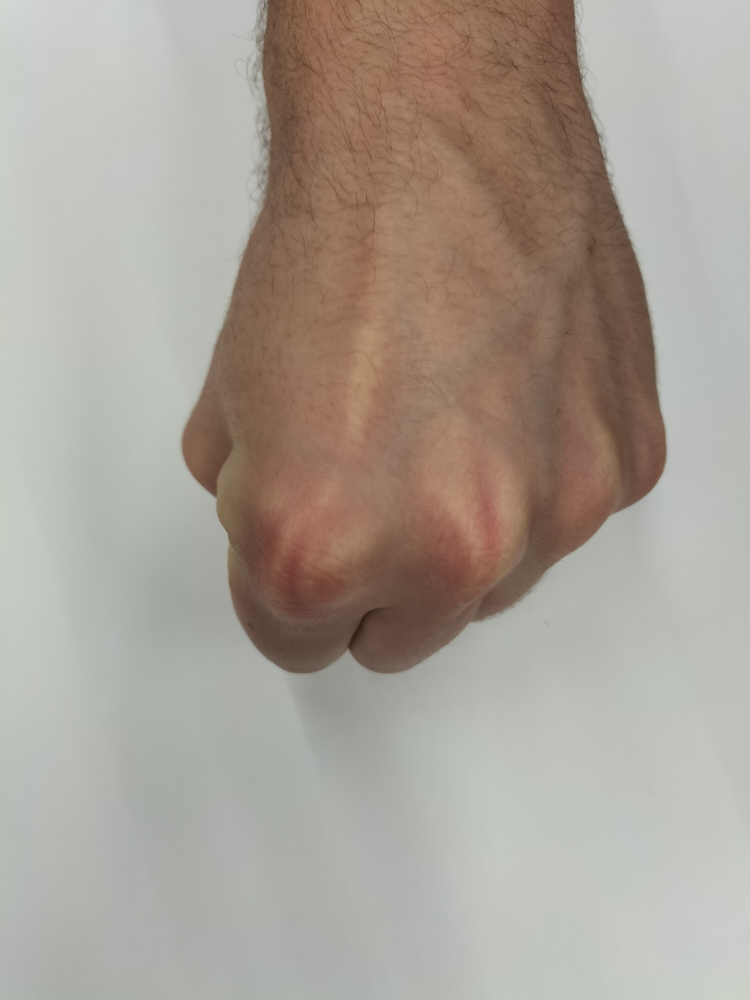
#> input picture IA/PROGRAMACION_DE_IA/ExplicacionsProfesor/Espacios_Color/imagenes/piedra.jpg, 3000 x 4000 px, found by its file name (shown at 1/4 size)
$ jupyter execute --allow-errors piedrapapeltijera.ipynb
#> lines starting #> are read from the running program, lines starting #| are printed output that depends on the picture
[cell 1]
import sys
try:
  import google.colab
  IN_COLAB = True
except:
  IN_COLAB = False

if IN_COLAB:
    # montar el drive, que es donde tenemos el dataset
    from google.colab import drive
    drive.mount("/content/drive")
    data_dir = "/content/drive/MyDrive/Colab Notebooks/opencv/imagenes/"
    sys.path.append(data_dir)
else:
    import os
    data_dir = os.path.dirname('imagenes/') + "/"

[cell 2]
import cv2 as cv
import numpy as np

from matplotlib import pyplot as plt
import pylab # this allows you to control figure size
pylab.rcParams['figure.figsize'] = (8, 5.0) # this controls figure size in the notebook

[cell 3]
piedra = cv.imread(data_dir + "piedra.jpg")
#> piedra is the input picture: shape (4000, 3000, 3); mean B, G, R 150, 159.6, 168.6
piedra= cv.resize(piedra,(512,680))
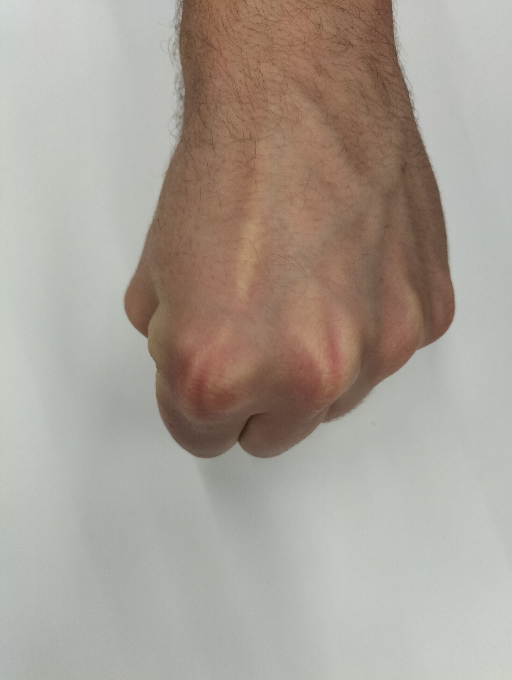
#> piedra: shape (680, 512, 3); mean B, G, R 149.9, 159.5, 168.5
img = piedra[:, :, 0]
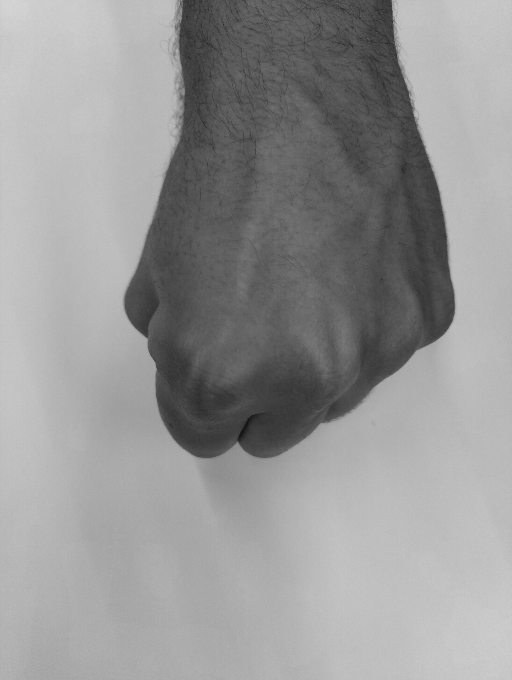
#> img: shape (680, 512); min 18, max 214, mean 149.9

ret,thpiedra = cv.threshold(img,255,255,255)
# thpiedra=th[:,:,2]
#> (the rest of this cell did not finish here and is left out)

[cell 4]
papel = cv.imread(data_dir + "papel.jpg")
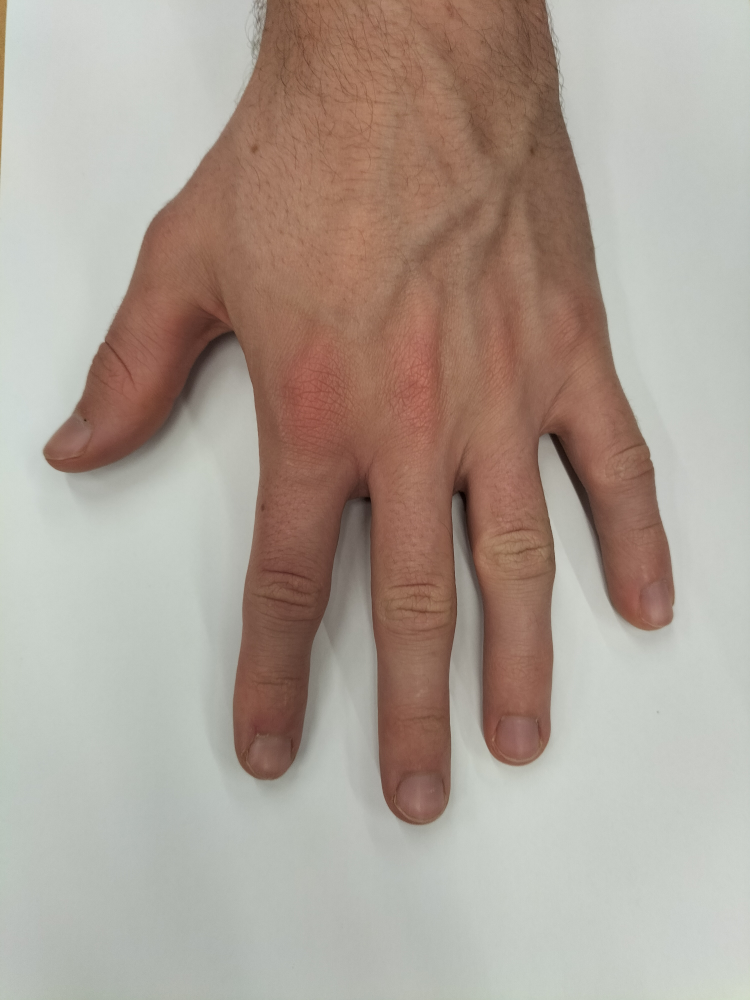
#> input picture IA/PROGRAMACION_DE_IA/ExplicacionsProfesor/Espacios_Color/imagenes/papel.jpg, 3000 x 4000 px, found by its file name (shown at 1/4 size)
#> papel is the input picture: shape (4000, 3000, 3); mean B, G, R 149.1, 159.6, 172.6
papel= cv.resize(papel,(512,680))
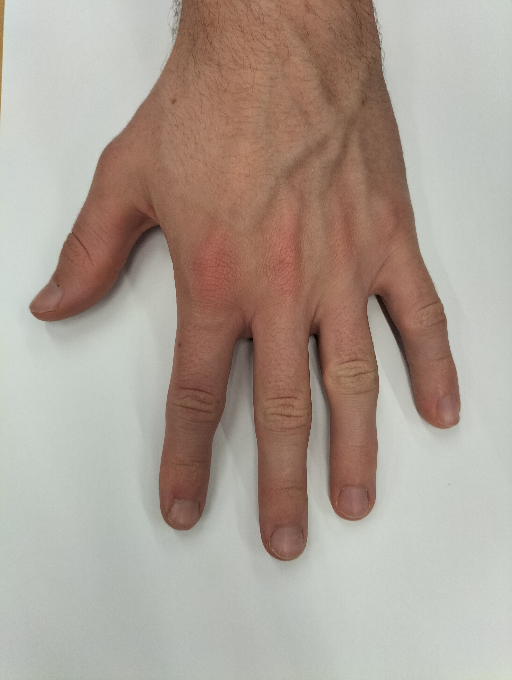
#> papel: shape (680, 512, 3); mean B, G, R 149, 159.5, 172.5
img = papel[:, :, 0]
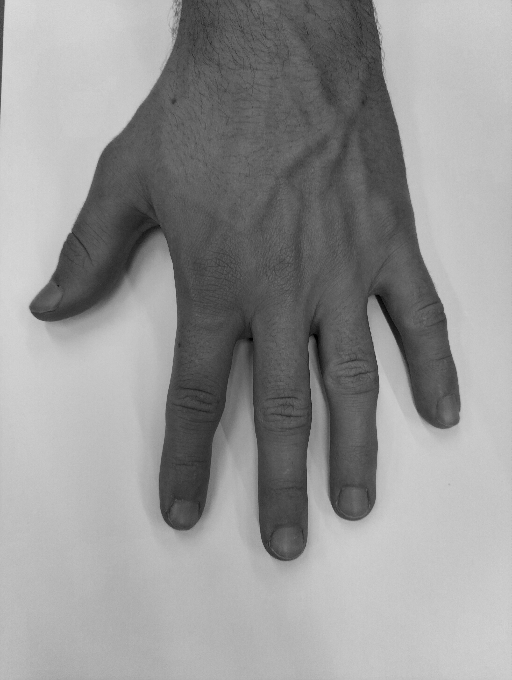
#> img: shape (680, 512); min 0, max 218, mean 149
ret,thpapel = cv.threshold(img,255,255,255)
# thpiedra=th[:,:,2]
#> (the rest of this cell did not finish here and is left out)

[cell 5]
tijera = cv.imread(data_dir + "tijera.jpg")
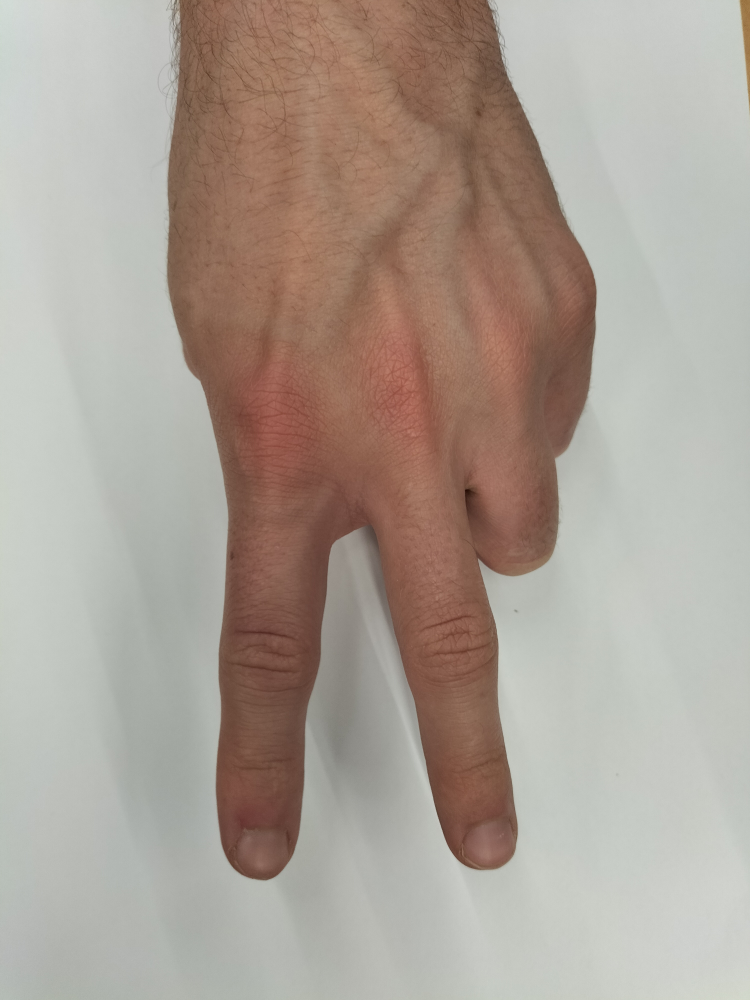
#> input picture IA/PROGRAMACION_DE_IA/ExplicacionsProfesor/Espacios_Color/imagenes/tijera.jpg, 3000 x 4000 px, found by its file name (shown at 1/4 size)
#> tijera is the input picture: shape (4000, 3000, 3); mean B, G, R 149.9, 159.7, 171.2
tijera= cv.resize(tijera,(512,680))
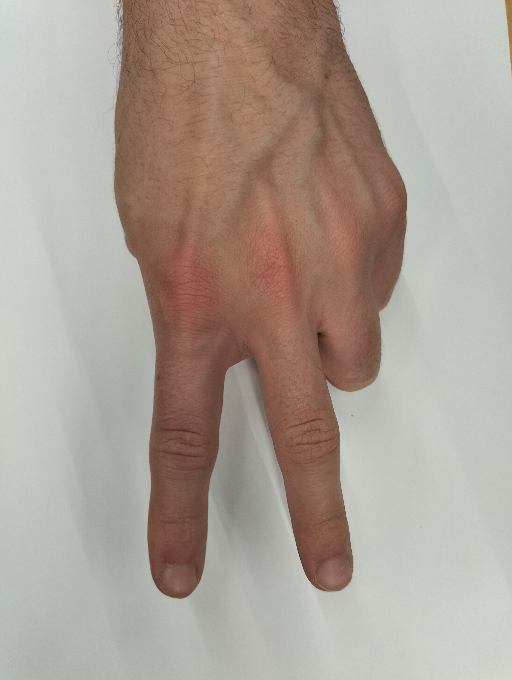
#> tijera: shape (680, 512, 3); mean B, G, R 149.8, 159.6, 171.1
img = tijera[:, :, 0]
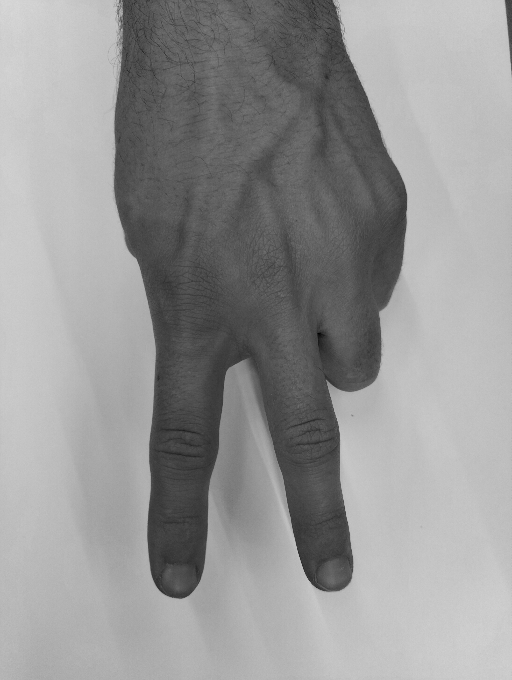
#> img: shape (680, 512); min 0, max 216, mean 149.8
ret,thtijera = cv.threshold(img,255,255,255)
# thpiedra=th[:,:,2]
#> (the rest of this cell did not finish here and is left out)
